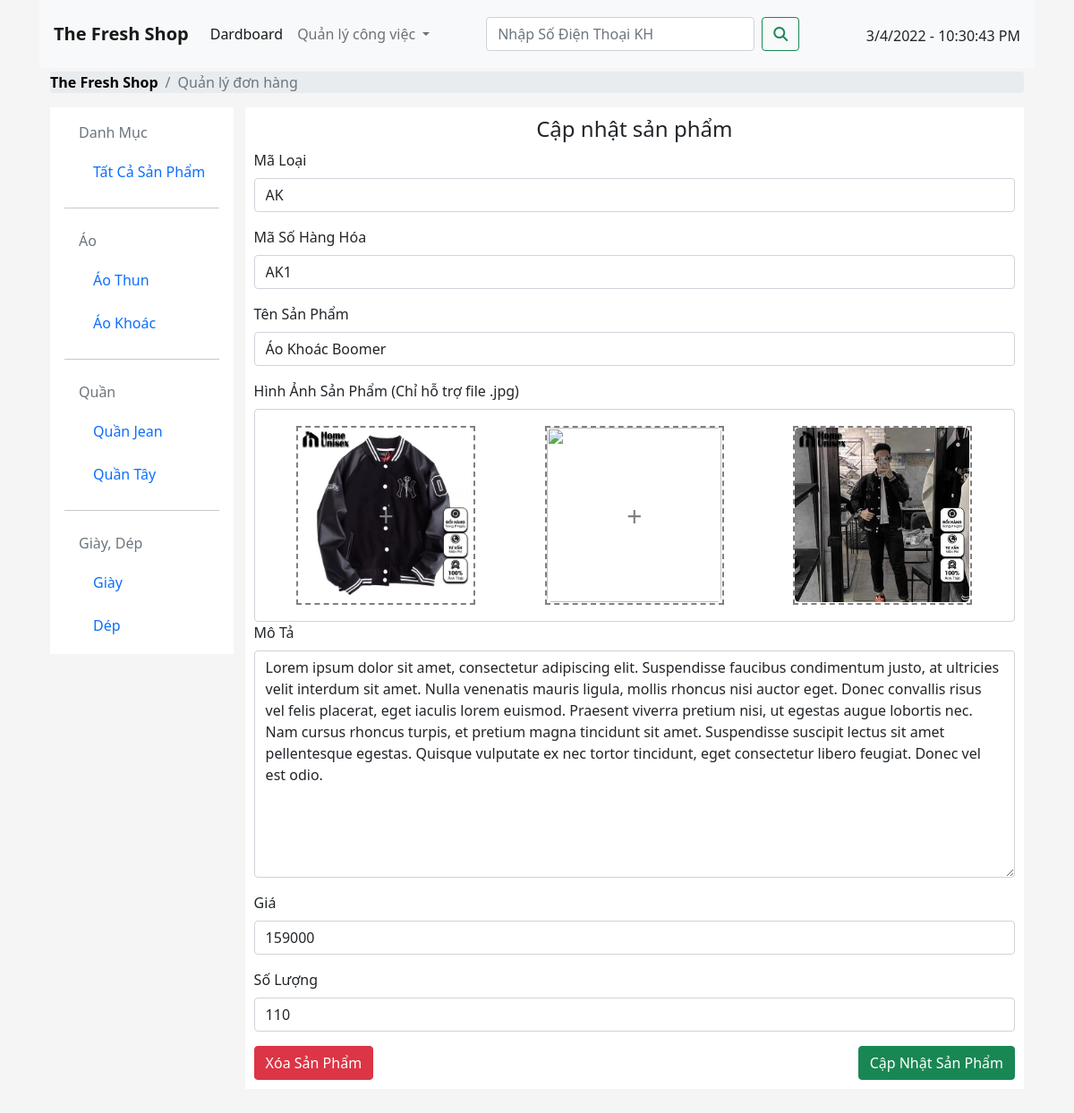
Page /Thefreshshop/NhanVien/updateitem.php?item=AK1 on the committed database.
### tables this page shows
CREATE TABLE `hanghoa` (
  `MSHH` varchar(10) NOT NULL,
  `TenHH` varchar(255) DEFAULT NULL,
  `QuyCach` longtext DEFAULT NULL,
  `Gia` float DEFAULT NULL,
  `SoLuongHang` int(11) DEFAULT NULL,
  `MaLoaiHang` varchar(10) DEFAULT NULL
);

### Thefreshshop/ConnectionDatabase/Connection.php (called while the page is built, shortened)
<?php
  function executeResutl($sql){
    $conn = new mysqli(HOST, USERNAME, PASSWORD, DATABASE);
    mysqli_set_charset($conn, 'utf8');
    $data = [];
    $result = mysqli_query($conn, $sql);
    if ($result) {
      while($row = mysqli_fetch_array($result)) {
        $data[] = $row;
      }
      } else {
     echo 'Lỗi Rồi Ông Nội Ơi, Kiểm Tra Lại Mấy Câu Query';
    }
    return $data;
  }
?>

### Thefreshshop/NhanVien/updateitem.php (the view, shortened to what this page needs)
<?php
require_once('.././ConnectionDatabase/Connection.php');
?>
<?php
$item = $_GET['item'];
$sql_hanghoa = "SELECT * FROM hanghoa WHERE MSHH = '$item';";
$sql_hanghoa_result = executeResutl($sql_hanghoa);
?>
<!DOCTYPE html>
<html lang="en">
<head>
  <link rel="stylesheet" href="https://maxcdn.bootstrapcdn.com/bootstrap/4.5.2/css/bootstrap.min.css">
  <link rel="stylesheet" href="https://cdn.jsdelivr.net/npm/bootstrap@5.1.3/dist/css/bootstrap.min.css">
  <link rel="stylesheet" href="../css/manager.css">
  <link rel="stylesheet" href="../css/updateitem.css">
  <link rel="stylesheet" href="../css/img_upload.css">
</head>
<body style="background-color: #f5f5f5;">
  <div class="container">
    <?php
    include_once('./header_nv.php');
    ?>
    <div class="content">
      <nav aria-label="breadcrumb">
        <ol class="breadcrumb">
          <li class="breadcrumb-item"><a href="../index.php" style="color: black;"><strong>The Fresh Shop</strong></a></li>
          <li class="breadcrumb-item active" aria-current="page">Quản lý đơn hàng</li>
        </ol>
      </nav>
      <div class="chitiet">
        <div class="fillter_item " style="height: fit-content; ">
          <nav id="navbar-example3" class="navbar ">
            <nav class="nav nav-pills flex-column">
              <a class="nav-link disabled" href="#">Danh Mục</a>
              <nav class="nav nav-pills flex-column">
                <a class="nav-link ml-3 my-1" href="quanlysanpham.php">Tất Cả Sản Phẩm</a>
              </nav>
              <hr>
              <nav class="nav nav-pills flex-column">
                <a class="nav-link disabled" href="#">Áo</a>
                <nav class="nav nav-pills flex-column">
                  <a class="nav-link ml-3 my-1" href="quanlysanpham.php?item=AT">Áo Thun</a>
                  <a class="nav-link ml-3 my-1" href="quanlysanpham.php?item=AK">Áo Khoác</a>
                </nav>
                <hr>
                <a class="nav-link disabled" href="">Quần</a>
                <nav class="nav nav-pills flex-column">
                  <a class="nav-link ml-3 my-1" href="quanlysanpham.php?item=QJ">Quần Jean</a>
                  <a class="nav-link ml-3 my-1" href="quanlysanpham.php?item=QT">Quần Tây</a>
                </nav>
                <hr>
                <a class="nav-link disabled" href="#">Giày, Dép</a>
                <nav class="nav nav-pills flex-column">
                  <a class="nav-link ml-3 my-1" href="quanlysanpham.php?item=GD">Giày</a>
                  <a class="nav-link ml-3 my-1" href="quanlysanpham.php?item=GD">Dép</a>
                </nav>
              </nav>
            </nav>
        </div>
        <div class="crud-item">
          <form action="./crud.php" method="post" id="form-chitiet" enctype="multipart/form-data">
            <h4 style="text-align: center;">Cập nhật sản phẩm </h4>
              <div class="form-group">
                <label>Mã Loại</label>
                <select class="form-control" name="maloaihang">
                  <option><?php echo $sql_hanghoa_result[0]['MaLoaiHang'] ?></option>
                </select>
              </div>
              <div class="form-group">
                <label>Mã Số Hàng Hóa</label>
                <input type="text" class="form-control" id="mshh" name="mshh"
                value="<?php echo $sql_hanghoa_result[0]['MSHH'] ?>" >
              </div>
              <div class="form-group">
                <label>Tên Sản Phẩm</label>
                <input type="text" class="form-control" id="name" name="name" value="<?php echo $sql_hanghoa_result[0]['TenHH'] ?>">
              </div>
                  <?php
                    $dir = $sql_hanghoa_result[0]['MaLoaiHang'].'/'.$item
                  ?>
              <label>Hình Ảnh Sản Phẩm (Chỉ hỗ trợ file .jpg)</label>
              <div class="img_upload img-item">
                <div class="img">
                  <img id="output"class="output" style="width: 195px; height: 195px; " src="../img/<?php echo $dir?>_1.jpg">
                  <p id="btn">+</p>
                </div>
                <div class="img">
                  <img class="output" id="output2" style="width: 195px; height: 195px;" src="../img/<?php echo $dir?>_2.jpg">
                  <p id="btn">+</p>
                </div>
                <div class="img">
                  <img class="output" id="output3" style="width: 195px; height: 195px;" src="../img/<?php echo $dir?>_3.jpg">
                  <p id="btn">+</p>
                </div>
              </div>
              <div class="form-group">
                <label>Mô Tả</label>
                <textarea class="form-control" name="description" id="description" cols="100%" rows="10"><?php echo $sql_hanghoa_result[0]['QuyCach'] ?></textarea>
              </div>
              <div class="form-group">
                <label>Giá</label>
                <input type="text" class="form-control" id="price" name="price" value="<?php echo $sql_hanghoa_result[0]['Gia'] ?>">
              </div>
              <div class="form-group">
                <label>Số Lượng</label>
                <input type="text" class="form-control" id="number" name="number" value="<?php echo $sql_hanghoa_result[0]['SoLuongHang'] ?>">
              </div>
              <button type="submit" class="btn btn-danger" value="delete" name="btn" style="float: left; margin-bottom:10px ;">Xóa Sản Phẩm</button>
              <button type="submit" class="btn btn-success" value="update" name="btn" style="float: right; margin-bottom:10px ;">Cập Nhật Sản Phẩm</button>
            </form>
       </div>
      </div>
    </div>
  </div>
</body>
</html>

### Thefreshshop/NhanVien/header_nv.php (shortened to what this page needs)
<div class="header fixed-top mr-auto">
  <nav class="navbar navbar-expand-lg navbar-light bg-light">
    <a class="navbar-brand" href="../index.php"><strong>The Fresh Shop</strong></a>
    <div class="collapse navbar-collapse" id="navbarSupportedContent">
      <ul class="navbar-nav mr-auto">
        <li class="nav-item active">
          <a class="nav-link" href="./Manager_Page.php">Dardboard<span class="sr-only">(current)</span></a>
        </li>
        <li class="nav-item dropdown">
          <a class="nav-link dropdown-toggle" href="#" id="navbarDropdown" role="button" data-toggle="dropdown" aria-haspopup="true" aria-expanded="false">
            Quản lý công việc
          </a>
        </li>
      </ul>
      <form class="form-inline my-2 my-lg-0 mr-auto" method="get" action="./quanlydonhang.php">
        <input class="form-control mr-sm-2" type="search" placeholder="Nhập Số Điện Thoại KH" aria-label="Search" style="width: 300px;" name="search">
        <button class="btn btn-outline-success my-2 my-sm-0" type="submit"><i class="fa fa-search">
          </i>
        </button>
      </form>
      <ul class="navbar-nav " id="log-in" style="margin-top: 20px;" >
        <li class="nav-item" style="margin-left: 20px;">
          <p id="time"></p>
        </li>
      </ul>
    </div>
  </nav>
</div>

### Thefreshshop/css/manager.css (style rules this page uses)
:root { --bs-blue: #0d6efd; --bs-indigo: #6610f2; --bs-purple: #6f42c1; --bs-pink: #d63384; --bs-red: #dc3545; --bs-orange: #fd7e14; --bs-yellow: #ffc107; --bs-green: #198754; --bs-teal: #20c997; --bs-cyan: #0dcaf0; --bs-white: #fff; --bs-gray: #6c757d; --bs-gray-dark: #343a40; --bs-gray-100: #f8f9fa; --bs-gray-200: #e9ecef; --bs-gray-300: #dee2e6; --bs-gray-400: #ced4da; --bs-gray-500: #adb5bd; --bs-gray-600: #6c757d; --bs-gray-700: #495057; --bs-gray-800: #343a40; --bs-gray-900: #212529; --bs-primary: #0d6efd; --bs-secondary: #6c757d; --bs-success: #198754; --bs-info: #0dcaf0; --bs-warning: #ffc107; --bs-danger: #dc3545; --bs-light: #f8f9fa; --bs-dark: #212529; --bs-primary-rgb: 13, 110, 253; --bs-secondary-rgb: 108, 117, 125; --bs-success-rgb: 25, 135, 84; --bs-info-rgb: 13, 202, 240; --bs-warning-rgb: 255, 193, 7; --bs-danger-rgb: 220, 53, 69; --bs-light-rgb: 248, 249, 250; --bs-dark-rgb: 33, 37, 41; --bs-white-rgb: 255, 255, 255; --bs-black-rgb: 0, 0, 0; --bs-body-color-rgb: 33, 37, 41; --bs-body-bg-rgb: 255, 255, 255; --bs-font-sans-serif: system-ui, -apple-system, "Segoe UI", Roboto, "Helvetica Neue", Arial, "Noto Sans", "Liberation Sans", sans-serif, "Apple Color Emoji", "Segoe UI Emoji", "Segoe UI Symbol", "Noto Color Emoji"; --bs-font-monospace: SFMono-Regular, Menlo, Monaco, Consolas, "Liberation Mono", "Courier New", monospace; --bs-gradient: linear-gradient(180deg, rgba(255, 255, 255, 0.15), rgba(255, 255, 255, 0)); --bs-body-font-family: var(--bs-font-sans-serif); --bs-body-font-size: 1rem; --bs-body-font-weight: 400; --bs-body-line-height: 1.5; --bs-body-color: #212529; --bs-body-bg: #fff; }
* { padding: 0; margin: 0; box-sizing: border-box; -moz-box-sizing: border-box; -webkit-box-sizing: border-box; }
a { color: white; text-decoration: none; }
.container { margin: 0 auto; height: 150vh; max-width: 1112px; }
.header { max-width: 1112px; margin: 0 auto; }
#log-in li { justify-content: center; align-items: center; align-content: center; }
.content { margin-top: 80px;; max-width: 1112px; }

### Thefreshshop/css/updateitem.css (style rules this page uses)
.chitiet { display: flex; width: 100%; margin: 0 auto; position: relative; }
.fillter_item { position: fixed; float: left; background-color: white; }
.crud-item { margin-left: 10px; width: 80%; float: right; background-color: white; position: absolute; right: 0; }
#form-chitiet { padding: 10px; }
.img-item { display: flex; border: 1px solid #ced4da; border-radius: 0.25rem; padding: 8px; justify-content: space-around; }
.img-item img { width: 200px; border-radius: 5px; }

### Thefreshshop/css/img_upload.css (style rules this page uses)
#btn { font-size: 30px; position: absolute; top: 50%; left: 50%; transform: translate(-50%,-50%); color:gray ; }
.img { width: 200px; height: 200px; border: 2px dashed gray; position: relative; margin: 10px; }
.img_upload { display: flex; justify-content: space-around; }
.output { position: absolute; top: 0; left: 0; }

### rows in the picture
hanghoa: maloaihang "AK", mshh "AK1", name "Áo Khoác Boomer", description "Lorem ipsum dolor sit amet, consectetur adipiscing elit. Suspendisse faucibus condimentum justo, at ultricies velit interdum sit amet. Nulla venenatis mauris ligula, mollis rhoncus nisi auctor eget. Donec convallis risus vel felis placerat, eget iaculis lorem euismod. Praesent viverra pretium nisi, ut egestas augue lobortis nec. Nam cursus rhoncus turpis, et pretium magna tincidunt sit amet. Suspendisse suscipit lectus sit amet pellentesque egestas. Quisque vulputate ex nec tortor tincidunt, eget consectetur libero feugiat. Donec vel est odio.", price "159000", number "110"
